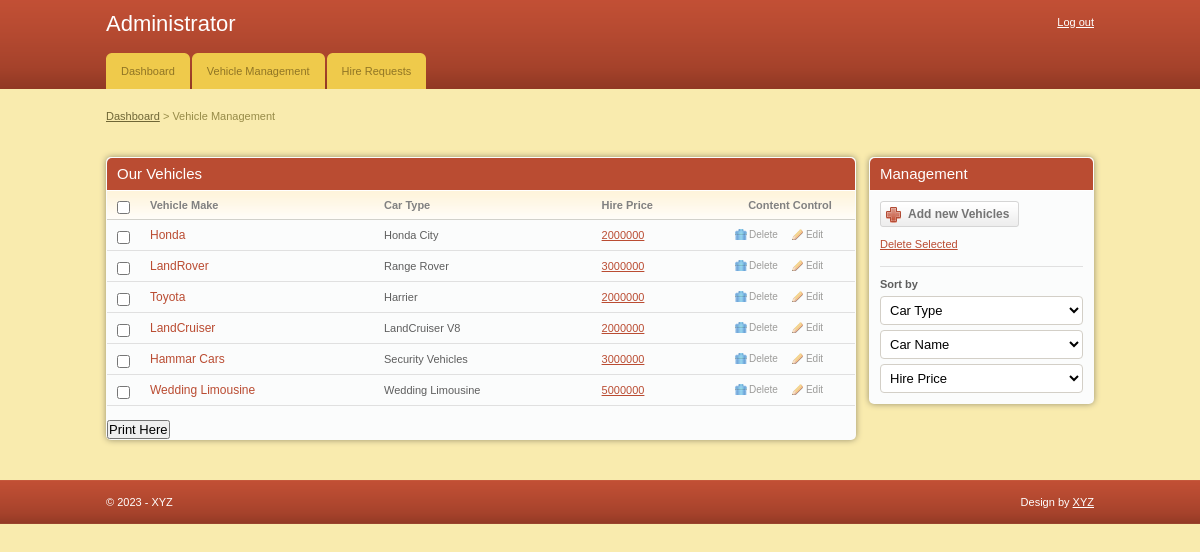
Screenshot of /admin/add_vehicles.php (signed in) with the database file from the repository.
### tables this page shows
CREATE TABLE `cars` (
  `car_id` int(11) NOT NULL,
  `car_name` varchar(255) NOT NULL,
  `car_type` varchar(255) NOT NULL,
  `image` text NOT NULL,
  `hire_cost` int(11) NOT NULL,
  `capacity` int(11) NOT NULL,
  `status` varchar(255) NOT NULL
);

### admin/add_vehicles.php (the view, shortened to what this page needs)
<!DOCTYPE html PUBLIC "-//W3C//DTD XHTML 1.0 Transitional//EN" "http://www.w3.org/TR/xhtml1/DTD/xhtml1-transitional.dtd">
<html xmlns="http://www.w3.org/1999/xhtml">
<head>
	<link rel="stylesheet" href="css/style.css" type="text/css" media="all" />
</head>
<body>
<div id="header">
	<div class="shell">
		<?php
			include 'menu.php';
		?>
		</div>
	</div>
<div id="container">
	<div class="shell">
		<div class="small-nav">
			<a href="index.php">Dashboard</a>
			<span>&gt;</span>
			Vehicle Management
		</div>
		<br />
		<div id="main">
			<div id="content">
				<div class="box">
					<div class="box-head">
						<h2 class="left">Our Vehicles</h2>
					</div>
					<div class="table">
						<table width="100%" border="0" cellspacing="0" cellpadding="0">
							<tr>
								<th width="13"><input type="checkbox" class="checkbox" /></th>
								<th>Vehicle Make</th>
								<th>Car Type</th>
								<th>Hire Price</th>
								<th width="110" class="ac">Content Control</th>
							</tr>
							<?php
								include '../includes/config.php';
								$select = "SELECT * FROM cars WHERE status = 'Available'";
								$result = $conn->query($select);
								while($row = $result->fetch_assoc()){
							?>
							<tr>
								<td><input type="checkbox" class="checkbox" /></td>
								<td><h3><a href="#"><?php echo $row['car_type'] ?></a></h3></td>
								<td><?php echo $row['car_name'] ?></td>
								<td><a href="#"><?php echo $row['hire_cost'] ?></a></td>
								<td><a href="javascript:sureToApprove(<?php echo $row['car_id'];?>)" class="ico del">Delete</a><a href="#" class="ico edit">Edit</a></td>
							</tr>
							<?php
								}
							?>
						</table>
					</div><br>
					<h2><input type="submit" onclick="window.print()" value="Print Here" /></h2>
				</div>
			</div>
			<div id="sidebar">
				<div class="box">
					<div class="box-head">
						<h2>Management</h2>
					</div>
					<div class="box-content">
						<a href="add_cars.php" class="add-button"><span>Add new Vehicles</span></a>
						<p><a href="#">Delete Selected</a></p>
						<div class="sort">
							<label>Sort by</label>
							<select class="field">
								<option value="">Car Type</option>
							</select>
							<select class="field">
								<option value="">Car Name</option>
							</select>
							<select class="field">
								<option value="">Hire Price</option>
							</select>
						</div>
					</div>
				</div>
			</div>
		</div>
	</div>
</div>
<div id="footer">
	<div class="shell">
		<span class="left">&copy; <?php echo date("Y");?> - XYZ</span>
		<span class="right">
			Design by <a href="http://projectworlds.in">XYZ</a>
		</span>
	</div>
</div>
</body>
</html>

### admin/css/style.css (style rules this page uses)
* { padding:0; margin:0; outline:0; }
body { background:#f9ebae; font-family: Verdana, sans-serif; font-size:11px; line-height:14px; color:#5e5e5e; }
input, textarea, select { font-family: Verdana, sans-serif; font-size:13px; }
.field { border:solid 1px #d3cfc7; background:#fff; padding:5px; }
.checkbox { width:13px; height:13px; vertical-align:top; position:relative; top:2px; }
a { color:#ba4c32; text-decoration: underline; cursor:pointer; }
.left, .alignleft { float:left; display:inline; }
.right, .alignright { float:right; display:inline; }
.ac { text-align: center !important; }
h2 { font-size:15px; font-weight: normal; }
h3 { font-size:12px; line-height:14px; font-weight: normal; }
h3 a { text-decoration: none; }
.shell { width:988px; margin:0 auto; }
#header { height:89px; background:url(images/header.gif); white-space:nowrap; }
#container { padding:20px 0; }
.small-nav { color:#978b48; padding-bottom:20px; }
.small-nav a { color:#6f6636; }
#content { float:left; width:750px; }
#sidebar { float:right; width:225px; }
.table th { background:#fffdfa url(images/th.gif) repeat-x 0 0; color:#818181; text-align: left; padding:7px 10px; border-bottom:solid 1px #d2d1cb; }
.table td { background:#fbfcfc; border-bottom:solid 1px #e0e0e0; padding:8px 10px; }
.box { background:#fbfcfc; height:100%; padding:1px; margin-bottom:20px; }
.box-head { background:#ba4c32; height:32px; color:#fff; padding: 0 10px; line-height:32px; white-space:nowrap; border-bottom:solid 1px #fff; }
a.ico { color:#9d9c9a; font-size:10px; text-decoration: none; padding:0 0 0 14px; background-repeat:no-repeat; background-position:0 0; }
a.del { background-image:url(images/del.gif) }
a.edit { background-image:url(images/edit.gif); margin-left:14px; }
.box-content { padding:10px; }
.sort { border-top:solid 1px #e0e0e0; padding-top:10px; margin-top:15px; }
.sort label { display:block; font-weight: bold; }
.sort .field { display:block; margin-top:5px; }
.sort select.field { width:203px; }
.box-content p { padding-top:10px; }
.add-button, .add-button span { float:left; height:26px; background:url(images/add-button.gif) no-repeat 0 0; padding:0 0 0 28px; }
.add-button span { background-position:right 0; padding:0 10px 0 0; }
.add-button { font-weight: bold; font-size:12px; color:#747474; text-decoration: none; line-height:26px; }
#footer { height:44px; background:url(images/footer.gif); line-height:44px; color:#fff; }
#footer a { color:#fff; }
.box { -moz-border-radius:5px; -webkit-border-radius:5px; -moz-box-shadow: 0 0 6px #978f6c; -webkit-box-shadow: 0 0 6px #978f6c; }
.box-head { -moz-border-radius-topleft:5px; -moz-border-radius-topright:5px; -webkit-border-top-left-radius:5px; -webkit-border-top-right-radius:5px; }
.field, .button { -moz-border-radius:4px; -webkit-border-radius:4px; }

### rows the page displays
cars: car_type "Honda", car_name "Honda City", hire_cost "2000000"
cars: car_type "LandRover", car_name "Range Rover", hire_cost "3000000"
cars: car_type "Toyota", car_name "Harrier", hire_cost "2000000"
cars: car_type "LandCruiser", car_name "LandCruiser V8", hire_cost "2000000"
cars: car_type "Hammar Cars", car_name "Security Vehicles", hire_cost "3000000"
cars: car_type "Wedding Limousine", car_name "Wedding Limousine", hire_cost "5000000"
